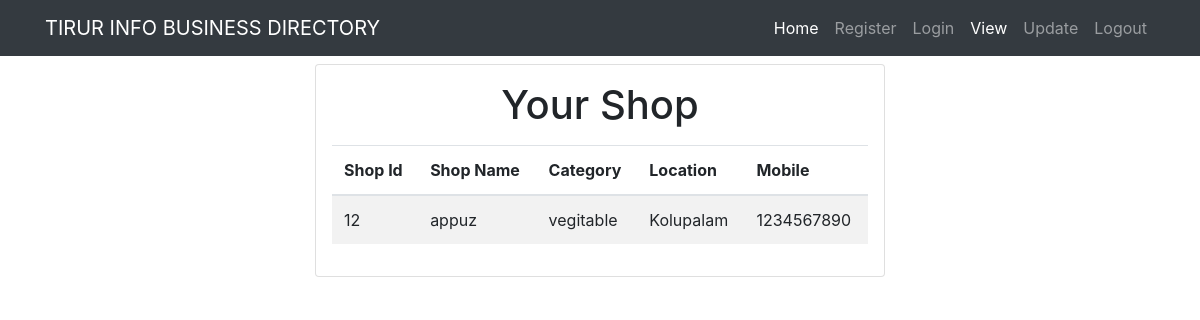
The page /view.php (signed in) on the database its author committed.
### tables this page shows
CREATE TABLE `shop` (
  `shopid` int(11) NOT NULL,
  `userid` int(11) NOT NULL,
  `shopname` varchar(50) NOT NULL,
  `category` varchar(30) NOT NULL,
  `place` varchar(45) NOT NULL,
  `mobile` varchar(12) NOT NULL
);

### view.php (the view, shortened to what this page needs)
<!DOCTYPE html>
<html lang="en">
<head>
    <link rel="stylesheet" href="https://maxcdn.bootstrapcdn.com/bootstrap/4.0.0/css/bootstrap.min.css">
    <link rel="stylesheet" href="./tirur.css">
</head>
<body>
    <nav class="navbar navbar-expand-md navbar-dark fixed-top bg-dark">
        <div class="container">
        <a class="navbar-brand" href="index.html">TIRUR INFO BUSINESS DIRECTORY</a>
          <div class="collapse navbar-collapse" id="menu">
            <ul class="navbar-nav ml-auto">
              <li class="nav-item active">
                <a class="nav-link" href="index.html">Home</a>
              </li>
              <li class="nav-item">
                <a class="nav-link" href="register.html">Register</a>
              </li>
              <li class="nav-item">
                <a class="nav-link" href="login.html">Login</a>
              </li>
              <li class="nav-item active">
                <a class="nav-link" href="view.php">View</a>
              </li>
              <li class="nav-item">
                <a class="nav-link" href="update.php">Update</a>
              </li>
              <li class="nav-item">
                <a class="nav-link" href="logout.php">Logout</a>
              </li>
              </ul>
            </div>
    </nav>
<section class="mt-5">
    <div class="container-fluid pt-3">
        <div class="row justify-content-center align-items-center">
            <div class="col-sm-12 col-md-6 col-lg-6 ">
                <div class="card p-3">
                    <h1 class="text-center mb-3">Your Shop</h1>
                    <table class="table table-striped">
  <thead>
    <tr>
      <th scope="col">Shop Id</th>
      <th scope="col">Shop Name</th>
      <th scope="col">Category</th>
      <th scope="col">Location</th>
      <th scope="col">Mobile</th>
    </tr>
  </thead>
  <tbody>
<tr>
    <?php
     $uid = $_SESSION["userid"];
     if($uid){
      $con = mysql_connect("localhost","root","");
      if(!$con){
        die("Could not connect to database".mysql_error());
      } else {
       $sql = "SELECT * FROM  shop WHERE userid='$uid'";
       $result = mysql_query($sql,$con);
       if($row = mysql_fetch_array($result)){
         echo "<td>";
         echo $row["shopid"];
         echo "</td>";
         echo "<td>";
         echo $row["shopname"];
         echo "</td>";
         echo "<td>";
         echo $row["category"];
         echo "</td>";
         echo "<td>";
         echo $row["place"];
         echo "</td>";
         echo "<td>";
         echo $row["mobile"];
         echo "</td>";
       }
      }
     } else {
       echo "<p class='text-center lead text-danger'>You need to authenticate first.</p>";
     }
    ?>
</tr>
  </tbody>
</table>
                </div>
            </div>
        </div>
    </div>
</section>
</body>
</html>

### rows shown on the page
shop: shopid "12", shopname "appuz", category "vegitable", place "Kolupalam", mobile "1234567890"
